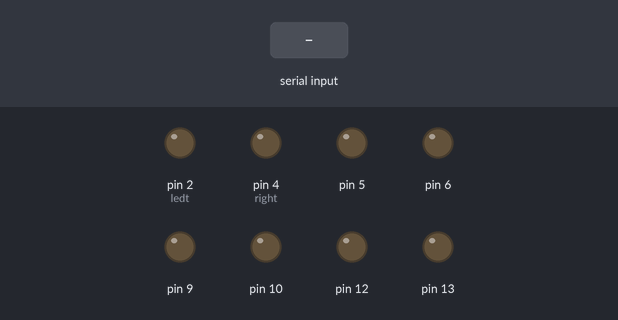
Simulated run of this sketch. Board: Arduino Uno, built with avr-gcc and run on an emulated ATmega328P. Shown: output pins drawn as LEDs (lit = HIGH). The inputs (shaded band) are chosen by the test bench.

Above: at 1.2 s.
1.3 s: "f" received over Serial
At 2.5 s:
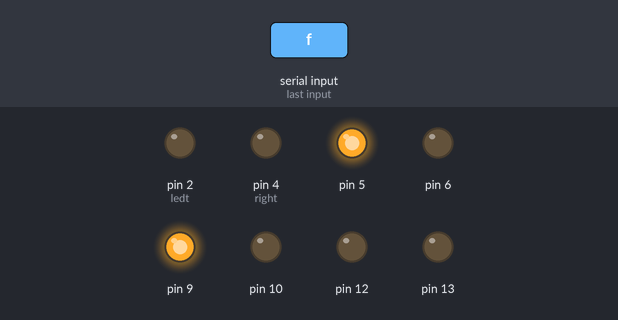
2.8 s: "b" received over Serial
At 3.7 s:
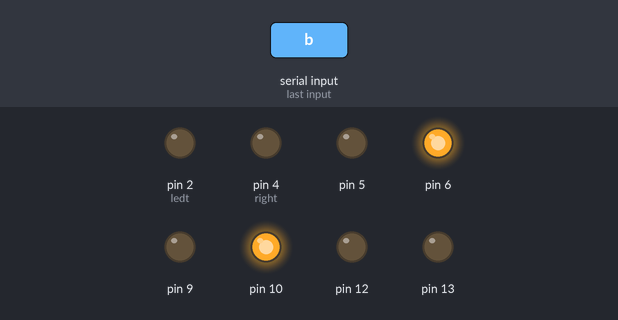
4.3 s: "l" received over Serial
At 4.9 s:
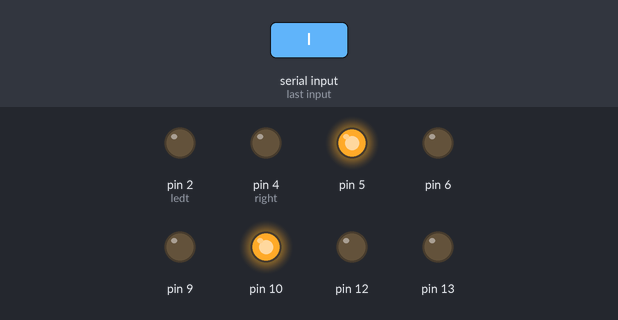
5.8 s: "r" received over Serial
At 7.0 s:
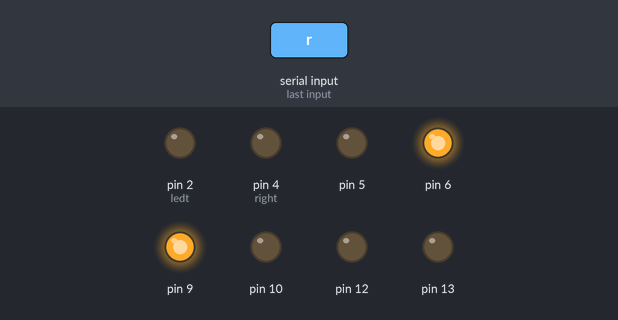
7.3 s: "s" received over Serial
At 8.4 s:
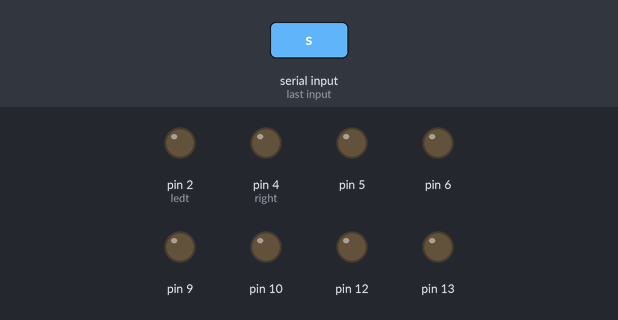
Timing chart, 0 to 9.8 s (numbered marks = the images above; inputs shaded):
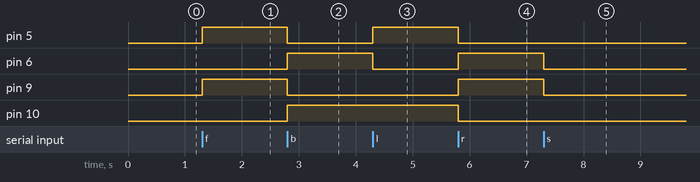

Measured:
- after the input at 1.3 s, pin 5, pin 9: LOW → HIGH at once
- after the input at 2.8 s, pin 5, pin 9: HIGH → LOW at once; pin 6, pin 10: LOW → HIGH at once
- after the input at 4.3 s, pin 5: LOW → HIGH at once; pin 6: HIGH → LOW at once
- after the input at 5.8 s, pin 5, pin 10: HIGH → LOW at once; pin 6, pin 9: LOW → HIGH at once
- after the input at 7.3 s, pin 6, pin 9: HIGH → LOW at once

The sketch:

sizzling_hillar1.ino
```cpp
void setup()
{
  pinMode(5, OUTPUT);
  pinMode(6, OUTPUT);
  pinMode(9, OUTPUT);
  pinMode(10, OUTPUT);
  pinMode(12, OUTPUT);
  pinMode(2, OUTPUT);//ledt
  pinMode(13, OUTPUT);
  pinMode(4, OUTPUT);//right
  Serial.begin(9600);
}
int income=0;
void loop()
{
	if(Serial.available()>0)
    {
    	income=Serial.read();
      	switch(income)
        {
        	case 'f':
          		forward();
          		break;
          	case 'b':
          		backward();
          		break;
          	case 'l':
          		left();
          		break;
          	case 'r':
          		right();
          		break;
          	case 's':
          		stop();
          		break;
          	default:
          		break;
        }
    }
}

void forward()
{
  digitalWrite(5,HIGH);
  digitalWrite(6,LOW);
  digitalWrite(9,HIGH);
  digitalWrite(10,LOW);
}

void backward()
{
  digitalWrite(6,HIGH);
  digitalWrite(5,LOW);
  digitalWrite(10,HIGH);
  digitalWrite(9,LOW);
}

void left()
{
  digitalWrite(5,HIGH);
  digitalWrite(6,LOW);
  digitalWrite(10,HIGH);
  digitalWrite(9,LOW);
  while(0)
  {
  digitalWrite(12,LOW);
  digitalWrite(2,HIGH);
  digitalWrite(2,LOW);
  }
}

void right()
{
  digitalWrite(6,HIGH);
  digitalWrite(5,LOW);
  digitalWrite(9,HIGH);
  digitalWrite(10,LOW);
   while(0)
  {
  digitalWrite(13,LOW);
  digitalWrite(4,HIGH);
  digitalWrite(4,LOW);
  }
}

void stop()
{
  digitalWrite(5,LOW);
  digitalWrite(6,LOW);
  digitalWrite(9,LOW);
  digitalWrite(10,LOW);
}
```
